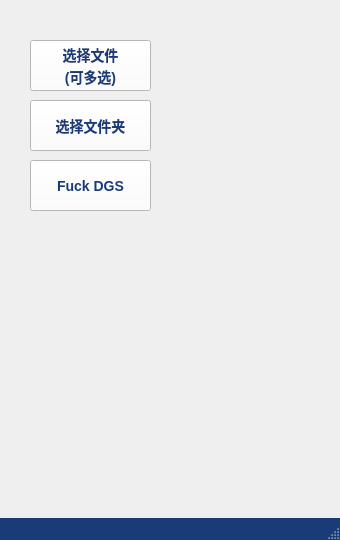
<?xml version="1.0" encoding="UTF-8"?>
<ui version="4.0">
 <class>MainWindow</class>
 <widget class="QMainWindow" name="MainWindow">
  <property name="geometry">
   <rect>
    <x>0</x>
    <y>0</y>
    <width>340</width>
    <height>540</height>
   </rect>
  </property>
  <property name="minimumSize">
   <size>
    <width>340</width>
    <height>540</height>
   </size>
  </property>
  <property name="maximumSize">
   <size>
    <width>340</width>
    <height>540</height>
   </size>
  </property>
  <property name="windowTitle">
   <string>FuckDGS Pro</string>
  </property>
  <property name="styleSheet">
   <string notr="true">QMainWindow {
	background-image: url(:/images/freedom.jpg);
}

QPushButton {
	font-family: &quot;微软雅黑&quot;;
	font-weight: bold;
	font-size: 14px;
	color: rgb(25,60,120);
	background-color: white;
}

QStatusBar {
	color: white;
	background-color: rgb(25,60,120);
}</string>
  </property>
  <widget class="QWidget" name="centralWidget">
   <widget class="QPushButton" name="pushButtonSelect">
    <property name="geometry">
     <rect>
      <x>30</x>
      <y>40</y>
      <width>121</width>
      <height>51</height>
     </rect>
    </property>
    <property name="text">
     <string>选择文件
(可多选)</string>
    </property>
   </widget>
   <widget class="QPushButton" name="pushButtonFuck">
    <property name="geometry">
     <rect>
      <x>30</x>
      <y>160</y>
      <width>121</width>
      <height>51</height>
     </rect>
    </property>
    <property name="autoFillBackground">
     <bool>false</bool>
    </property>
    <property name="text">
     <string>Fuck DGS</string>
    </property>
   </widget>
   <widget class="QPushButton" name="pushButtonSelectDir">
    <property name="geometry">
     <rect>
      <x>30</x>
      <y>100</y>
      <width>121</width>
      <height>51</height>
     </rect>
    </property>
    <property name="text">
     <string>选择文件夹</string>
    </property>
   </widget>
  </widget>
  <widget class="QMenuBar" name="menuBar">
   <property name="geometry">
    <rect>
     <x>0</x>
     <y>0</y>
     <width>340</width>
     <height>26</height>
    </rect>
   </property>
  </widget>
  <widget class="QStatusBar" name="statusBar"/>
 </widget>
 <layoutdefault spacing="6" margin="11"/>
 <resources/>
 <connections/>
</ui>
